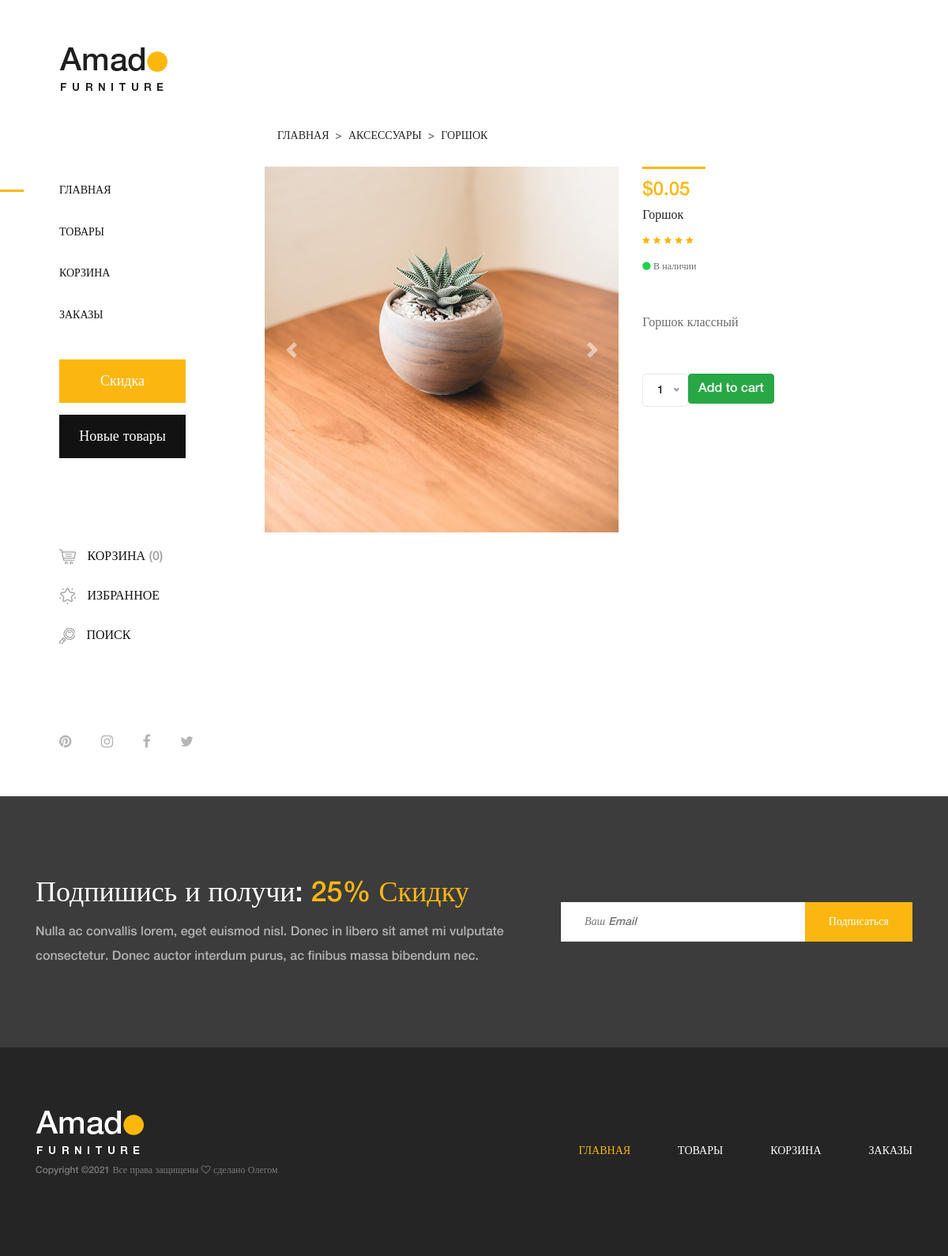
Screenshot of /products/2/ with the database file from the repository.
### BPshop/models.py (models this page shows, shortened)
class Product(models.Model):
    category = models.ForeignKey(Category, related_name='Продукты',on_delete = models.CASCADE )   # категория
    name = models.CharField(max_length=200, db_index=True) # Имя
    slug = models.SlugField(max_length=200, db_index=True) # Абсолютная урла
    image = models.ImageField(upload_to='products/%Y/%m/%d', blank=True)
    hover_image = models.ImageField(upload_to='products/%Y/%m/%d', blank=True)# картинка
    description = models.TextField(blank=True) # Описание
    price = models.DecimalField(max_digits=10, decimal_places=2) # цена
    stock = models.PositiveIntegerField() # остатки
    available = models.BooleanField(default=True) # доступность
    created = models.DateTimeField(auto_now_add=True) # дата создания
    updated = models.DateTimeField(auto_now=True)# дата обновления
    class Meta:
        ordering = ('name',)
        index_together = (('id', 'slug'),)
        verbose_name_plural = 'Продукты'

class Category(models.Model):
    on_delete = models.CASCADE,
    name = models.CharField(max_length=200, db_index=True)
    slug = models.SlugField(max_length=200, db_index=True, unique=True)
    class Meta:
        ordering = ('name',)
        verbose_name = 'Категория'
        verbose_name_plural = 'Категории'

### BPshop/views.py (the view)
# urls.py: path('products/<int:id>/', productdetail, name='productdetail'),
def productdetail(request,id):
    product = Product.objects.get(id = id)
    cart_product_form = CartAddProductForm()
    print("!!!!!!!!!!!!!!!",cart_product_form)
    return render(request, 'product-details.html', {'product': product,'cart_product_form': cart_product_form})

### cart/Forms.py
class CartAddProductForm(forms.Form):
    quantity = forms.TypedChoiceField(label = "",choices=PRODUCT_QUANTITY_CHOICES, coerce=int)
    update = forms.BooleanField(required=False, initial=False, widget=forms.HiddenInput)

### BPshop/templates/product-details.html (shortened to what this page needs)
{% extends 'navigation.html' %}
{% load static %}
{% block body %}
<body>
        <div class="single-product-area section-padding-100 clearfix">
            <div class="container-fluid">
                <div class="row">
                    <div class="col-12">
                        <nav aria-label="breadcrumb">
                            <ol class="breadcrumb mt-50">
                                <li class="breadcrumb-item"><a href="{% url 'home'%}">Главная</a></li>
                                <li class="breadcrumb-item"><a href="{% url 'shop'%}">{{product.category.name}}</a></li>
                                <li class="breadcrumb-item"><a href="#">{{product.name}}</a></li>
                            </ol>
                        </nav>
                    </div>
                </div>
                <div class="row">
                    <div class="col-12 col-lg-7">
                        <div class="single_product_thumb">
                            <div id="carouselExampleIndicators" class="carousel slide" data-ride="carousel">
  <div class="carousel-inner">
    <div class="carousel-item active">
      <img class="d-block w-100" src="{{product.image.url}}" alt="First slide">
    </div>
  </div>
  <a class="carousel-control-prev" href="#carouselExampleIndicators" role="button" data-slide="prev">
    <span class="carousel-control-prev-icon" aria-hidden="true"></span>
  </a>
  <a class="carousel-control-next" href="#carouselExampleIndicators" role="button" data-slide="next">
    <span class="carousel-control-next-icon" aria-hidden="true"></span>
  </a>
</div>
                        </div>
                    </div>
                    <div class="col-12 col-lg-5">
                        <div class="single_product_desc">
                            <div class="product-meta-data">
                                <div class="line"></div>
                                <p class="product-price">${{product.price}}</p>
                                    <h6>{{product.name}}</h6>
                                <div class="ratings-review mb-15 d-flex align-items-center justify-content-between">
                                    <div class="ratings">
                                        <i class="fa fa-star" aria-hidden="true"></i>
                                        <i class="fa fa-star" aria-hidden="true"></i>
                                        <i class="fa fa-star" aria-hidden="true"></i>
                                        <i class="fa fa-star" aria-hidden="true"></i>
                                        <i class="fa fa-star" aria-hidden="true"></i>
                                    </div>
                                </div>
                                {%if product.available %}
                                <p class="avaibility"><i class="fa fa-circle"></i> В наличии</p>
                                {% endif %}
                            </div>
                            <div class="short_overview my-5">
                                <p>{{product.description}}</p>
                            </div>
                            <form action="{% url 'cart:cart_add' product.id %}" method="post">
    <input type="submit" class="btn btn-success" value="Add to cart">
</form>
                        </div>
                    </div>
                </div>
            </div>
        </div>
    </div>
</body>
{% endblock %}

### BPshop/static/css/core-style.css (style rules this page uses)
* { margin: 0; padding: 0; }
body { font-family: "helveticaneuemedium"; font-size: 16px; }
h1, h2, h3, h4, h5, h6 { color: #242424; line-height: 1.3; font-weight: 400; }
p { color: #6d6d6d; font-size: 16px; line-height: 1.9; font-weight: 400; }
a { -webkit-transition: all 500ms ease 0s; transition: all 500ms ease 0s; text-decoration: none; outline: 0 solid transparent; color: #131212; font-weight: 400; font-size: 12px; }
ul, ol { margin: 0; }
ul li, ol li { list-style: none; }
img { height: auto; max-width: 100%; }
.mt-50 { margin-top: 50px !important; }
.mb-15 { margin-bottom: 15px !important; }
.section-padding-100 { padding-top: 100px; padding-bottom: 100px; }
.main-content-wrapper .single-product-area { position: relative; z-index: 1; -webkit-box-flex: 0; -ms-flex: 0 0 calc(95% - 320px); flex: 0 0 calc(95% - 320px); width: calc(95% - 320px); max-width: calc(95% - 320px); }
.main-content-wrapper .single-product-area .breadcrumb { background-color: transparent; }
.main-content-wrapper .single-product-area .breadcrumb .breadcrumb-item { font-size: 14px; text-transform: uppercase; }
.main-content-wrapper .single-product-area .breadcrumb .breadcrumb-item a { color: #242424; font-size: 14px; text-transform: uppercase; }
.main-content-wrapper .single-product-area .breadcrumb .breadcrumb-item + .breadcrumb-item::before { content: ">"; }
.main-content-wrapper .single-product-area .single_product_thumb { position: relative; z-index: 1; margin-bottom: 170px; }
.main-content-wrapper .single-product-area .single_product_desc { position: relative; z-index: 1; }
.main-content-wrapper .single-product-area .single_product_desc .product-meta-data .line { width: 80px; height: 3px; background-color: #fbb710; margin-bottom: 15px; display: block; }
.main-content-wrapper .single-product-area .single_product_desc .product-meta-data .product-price { font-size: 24px; font-weight: 400; color: #fbb710; line-height: 1; margin-bottom: 10px; }
.main-content-wrapper .single-product-area .single_product_desc .product-meta-data .ratings-review .ratings i { font-size: 10px; color: #fbb710; }
.main-content-wrapper .single-product-area .single_product_desc .product-meta-data .avaibility { margin-bottom: 0; font-size: 12px; color: #6b6b6b; line-height: 1; }
.main-content-wrapper .single-product-area .single_product_desc .product-meta-data .avaibility i { color: #20d34a; font-size: 12px; }
.main-content-wrapper .single-product-area .single_product_desc .short_overview p { line-height: 2.1; color: #6b6b6b; }

### rows the page displays
Product: category.name "АКСЕССУАРЫ", name "ГОРШОК", image (picture), price "0.05", name "Горшок", description "Горшок классный"
